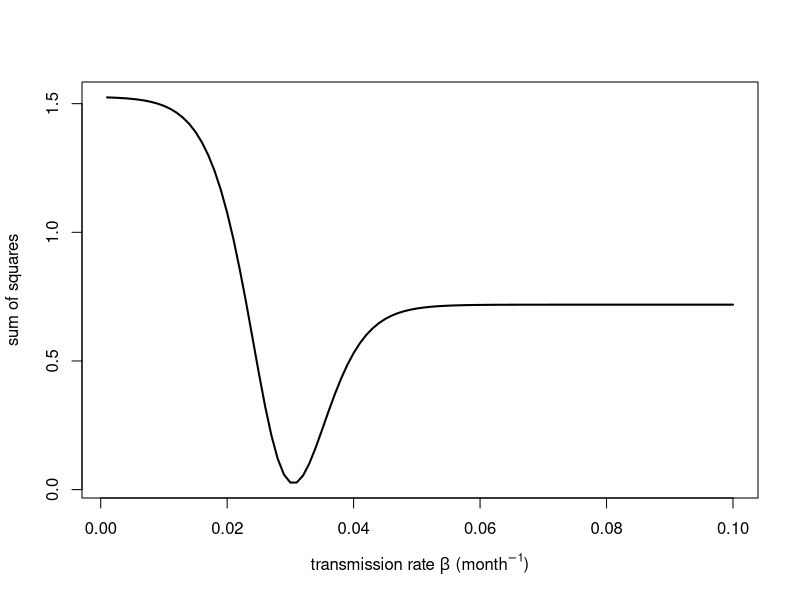

This figure's R source:
library(deSolve)

##### Xf survey data #####

df <- read.table("xf_surveys.txt")

##### Compartmental Model #####

# state_values:
  # S: susceptible individuals
  # IA: asymptomatic infected
  # IS: symptomatic infected
# parameters:
  # beta: transmission rate
  # lmbda: IA transmission rate reduction
  # sigma: transition rate from IA to IS

si_model = function (current_timepoint, state_values, parameters)
{
  S = state_values [1]        
  IA = state_values [2]  
  IS = state_values [3]  
  with ( 
    as.list (parameters),     
    {
      dS = -((beta * lmbda * IA) + (beta * IS)) * S
      dIA = (((beta * lmbda * IA) + (beta * IS)) * S) - (sigma * IA)
      dIS = (sigma * IA)
      
      results = c (dS, dIA, dIS)
      list (results)
    }
  )
}

##### Function to solve ODE and run the model and obtain the sum of the squared error #####
  # beta: transmission rate (1/month)
  # lmbda: IA transmission rate reduction
  # se: asymptomatic period (time from IA to IS) sigma=1/se
  # IA: proportion of initial asymptomatic infected individuals 
  # yr: time for run the model (years)

ss <- function(beta, lmbda, se, IA, yr) {
  beta_value = beta
  lmbda_value = lmbda
  sigma_value = 1/se
  
  parameter_list = c (beta = beta_value, lmbda = lmbda_value, sigma = sigma_value)
  
  initial_values = c (S = 1-IA, IA = IA, IS = 0)
  timepoints = seq (1, yr*12, by=12)
  
  predictions <- ode (initial_values, timepoints, si_model, parameter_list)
  predictions <- as.data.frame(predictions)
  pred_I <- (predictions$IA+predictions$IS)[27:30]
  sum((pred_I - df$proportion[df$stat=="I"])^2)
}

##### "Optimal" beta based on sum of the squared error #####

# Total population
N = 282041
# Initial proportion of infected individuals
initial = 100/N
# beta values to run the model
beta_val <- seq(from = 0.001, to = 0.1, le = 100)
# run the model
ss_val <- sapply(beta_val, ss, lmbda=0.015, se=8, IA=initial, yr=30)
# minimum sum of the squared error
min_ss_val <- min(ss_val)
# Optimal beta
beta_hat <- beta_val[ss_val == min_ss_val]
beta_opt <- beta_hat

plot(beta_val, ss_val, type = "l", lwd = 2,
     xlab = expression(paste("transmission rate ", beta, " (",month^{-1}, ")")),
     ylab = "sum of squares")
